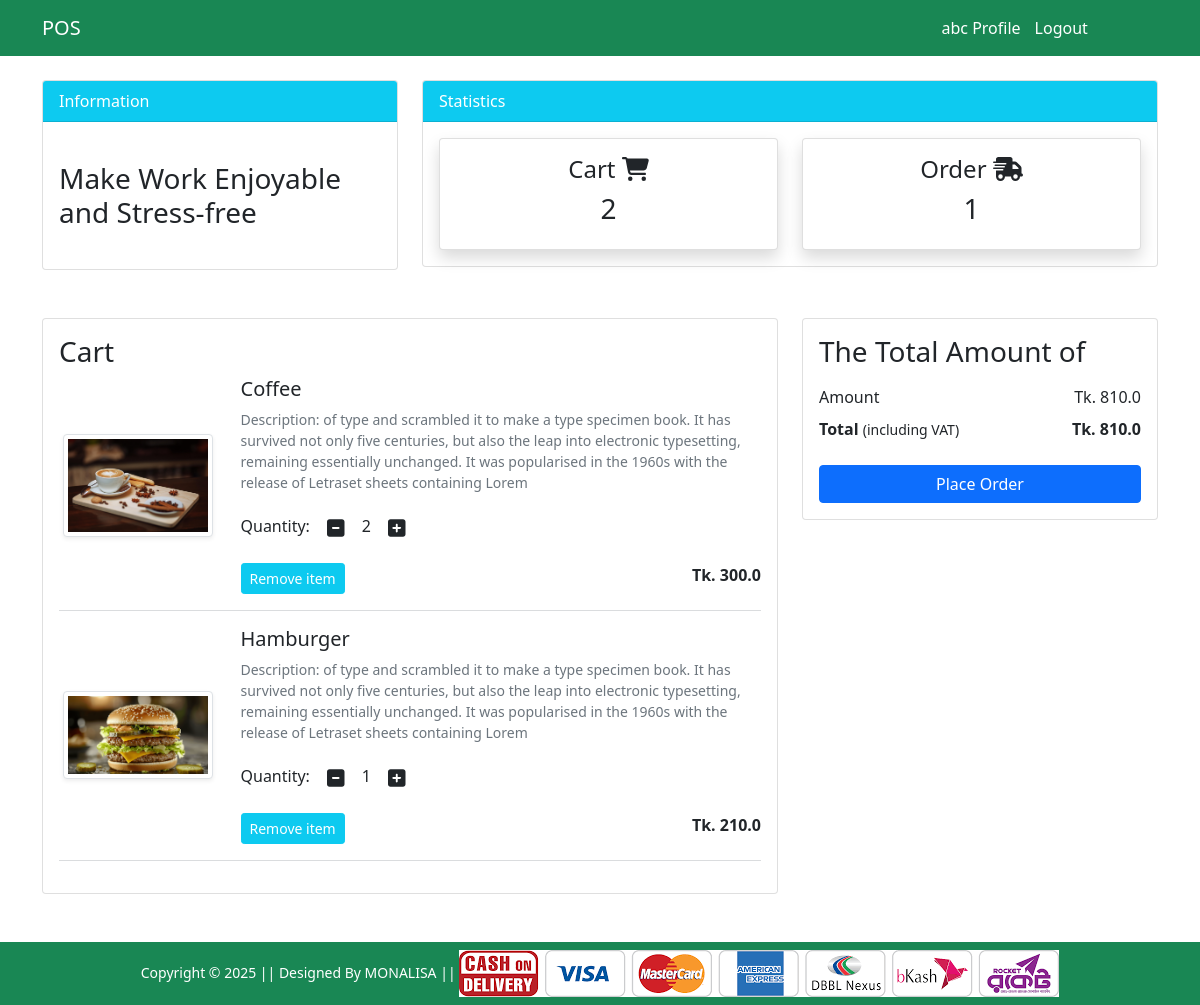
Page /cart/ (signed in) on the committed database.
### dashboard/models.py (models this page shows, shortened)
class Cart(models.Model):
    product=models.ForeignKey(Product, on_delete=models.CASCADE)
    quantity = models.PositiveIntegerField(default=1)
    user =models.ForeignKey(User, on_delete=models.CASCADE)

class Product(models.Model):
    title = models.CharField(max_length=100)
    selling_price = models.FloatField()
    discounted_price = models.FloatField()
    description = models.TextField()
    category = models.CharField(choices=CATEGORY_CHOICES,max_length=2)
    product_image = models.ImageField(upload_to='product image')

### dashboard/views.py (the view)
# urls.py: path('cart/', views.show_cart, name='showcart'),
@login_required
def show_cart(request):
    user= User.objects.get(username=request.user)
    cart_count = Cart.objects.filter(user=user).count()
    order_count = Order.objects.filter(staff=user).count()
    user = request.user
    cart = Cart.objects.filter(user=user)
    amount = 0.0
    total_amount = 0.0
    cart_product = [p for p in Cart.objects.all() if p.user==user]
    if cart_product:
      for p in cart_product:
        tempamount = (p.quantity * p.product.discounted_price)
        amount += tempamount
        totalamount = amount
    else:
      context={
        'order_count':order_count,
        'cart_count': cart_count,
      }
      return render(request,'dashboard/emptycart.html', context)
    return render(request, 'dashboard/addtocart.html', {'carts':cart, 'totalamount':totalamount, 'amount':amount,'order_count':order_count, 'cart_count': cart_count})

### dashboard/templates/dashboard/addtocart.html (shortened to what this page needs)
{% extends 'common_code/base.html' %}
{% load static %}
{% block top-nav %}
    <div class="container">
        <div class="row mt-4">
            <div class="col-md-4">
                <div class="card">
                    <div class="card-header bg-info text-white">
                        Information
                    </div>
                    <div class="card-body">
                        <marquee behavior="" direction="">
                            <h3 class="my-4">Make Work Enjoyable and Stress-free</h3>
                        </marquee>
                    </div>
                </div>
            </div>
            <div class="col-md-8">
                <div class="card">
                    <div class="card-header bg-info text-white">
                        Statistics
                    </div>
                    <div class="card-body">
                        <div class="row">
                            <div class="col-md-6">
                                <a class="text-decoration-none text-dark" href="{% url 'showcart' %}">
                                    <div class="card my-card shadow text-center p-3">
                                        <h4>Cart <i class="fa-solid fa-cart-shopping"></i></h4>
                                        <h3>{{cart_count}}</h3>
                                    </div>
                                </a>
                            </div>
                            <div class="col-md-6">
                                <a class="text-decoration-none text-dark" href="{% url 'staff_order' %}">
                                    <div class="card my-card shadow text-center p-3">
                                        <h4>Order <i class="fas fa-shipping-fast"></i></h4>
                                        <h3>{{order_count}}</h3>
                                    </div>
                                </a>
                            </div>
                        </div>
                    </div>
                </div>
            </div>
        </div>
    </div>
{% endblock top-nav %}
{% block main-content %}
<div class="container my-5">
    <div class="row">
        <div class="col-sm-8">
            <div class="card">
                <div class="card-body">
                    <h3>Cart</h3>
                    {% for cart in carts %}
                    <div class="row">
                        <div class="col-sm-3 text-center align-self-center"><img
                                src="{{cart.product.product_image.url}}" alt="" srcset=""
                                class="img-fluid img-thumbnail shadow-sm" height="150" width="150"> </div>
                        <div class="col-sm-9">
                            <div>
                                <h5>{{cart.product.title}}</h5>
                                <p class="mb-2 text-muted small">Description: {{cart.product.description}}</p>
                                <div class="my-3">
                                    <label for="quantity">Quantity:</label>
                                    <a class="minus-cart btn" pid = "{{cart.product.id}}"><i class="fas fa-minus-square fa-lg"></i></a>
                                    <span id="quantity">{{cart.quantity}}</span>
                                    <a class="plus-cart btn" pid = "{{cart.product.id}}"><i class="fas fa-plus-square fa-lg"></i></a>
                                </div>
                                <div class="d-flex justify-content-between">
                                    <a href="#" class="btn btn-sm btn-info  text-white mr-3 remove-cart" pid = "{{cart.product.id}}">Remove item </a>
                                    <p class="mb-0"><span><strong>Tk. {{cart.product.discounted_price}}</strong></span></p>
                                </div>
                            </div>
                        </div>
                    </div>
                    <hr class="text-muted">
                    {% endfor %}
                </div>
            </div>
        </div>
        <div class="col-sm-4">
            <div class="card">
                <div class="card-body">
                    <h3>The Total Amount of</h3>
                    <ul class="list-group">
                        <li
                            class="list-group-item d-flex justify-content-between align-items-center border-0 px-0 pb-0">
                            Amount<span>Tk. <span id="amount"> {{amount}}</span></span></li>
                        <li
                            class="list-group-item d-flex justify-content-between align-items-center border-0 px-0 mb-3">
                            <div>
                                <strong>Total</strong> <small>(including VAT)</small>
                            </div>
                            <span><strong>Tk. <strong id="totalamount">{{totalamount}}</strong> </strong></span>
                        </li>
                    </ul>
                    <div class="d-grid"><a href="{% url 'order_placed' %}" class="btn btn-primary">Place Order</a></div>
                </div>
            </div>
        </div>
    </div>
</div>
{% endblock main-content %}

### dashboard/templates/common_code/base.html (shortened to what this page needs)
<!doctype html>
{% load static %}
<html lang="en">
<head>
    <link href="https://cdn.jsdelivr.net/npm/bootstrap@5.0.0-beta1/dist/css/bootstrap.min.css" rel="stylesheet"
>
    <link rel="stylesheet" href="{% static 'dashboard/css/owl.carousel.min.css' %}">
    <link rel="stylesheet" href="{% static 'dashboard/css/all.min.css' %}">
    <link rel="stylesheet" href="https://cdnjs.cloudflare.com/ajax/libs/font-awesome/7.0.0/css/all.min.css">
    <link rel="stylesheet" href="{% static 'dashboard/css/style.css' %}">
</head>
<body>
    <nav class="navbar navbar-expand-lg navbar-info bg-success">
        {% if user.is_authenticated %}
        <div class="container">
            <a class="navbar-brand text-white" href="{% url 'dashboard' %}">POS</a>
            <div class="collapse navbar-collapse" id="navbarSupportedContent" style="padding-left: 500px;">
                <ul class="navbar-nav ml-auto" style="padding-left:60%;">
                    <li class="nav-item active">
                        <a class="nav-link text-white" href="{% url 'user-profile' %}">{{user.username}} Profile </a>
                    </li>
                    <li class="nav-item">
                         <form method="POST" action="{% url 'logout' %}">
                            <button type="submit" style="background: none; border: none; padding-top: 8px; color: white;">Logout</button>
                        </form>
                    </li>
                </ul>
            </div>
            {% endif %}
        </div>
    </nav>
    {% block top-nav %} {% endblock top-nav %}
    {% block main-content %} {% endblock main-content %}
    <footer class="container-fluid bg-success text-center p-2 mt-5">
        <small class="text-white">Copyright &copy; 2025 || Designed By MONALISA || </small>
        <img src="{% static 'dashboard/images/paymentlogo.png' %}" alt="" srcset="" class="img-fluid" height="2px">
    </footer>
</body>
</html>

### rows in the picture
Cart: product.product_image (picture), product "Coffee", product.description "of type and scrambled it to make a type specimen book. It has survived not only five centuries, but also the leap into electronic typesetting, remaining essentially unchanged. It was popularised in the 1960s with the release of Letraset sheets containing Lorem", quantity "2", product.discounted_price "300.0"
Cart: product.product_image (picture), product "Hamburger", product.description "of type and scrambled it to make a type specimen book. It has survived not only five centuries, but also the leap into electronic typesetting, remaining essentially unchanged. It was popularised in the 1960s with the release of Letraset sheets containing Lorem", quantity "1", product.discounted_price "210.0"

### other values in the picture
{{ user.username }} "abc"
{{ cart_count }} "2"
{{ order_count }} "1"
{{ amount }} "810.0"
{{ totalamount }} "810.0"
